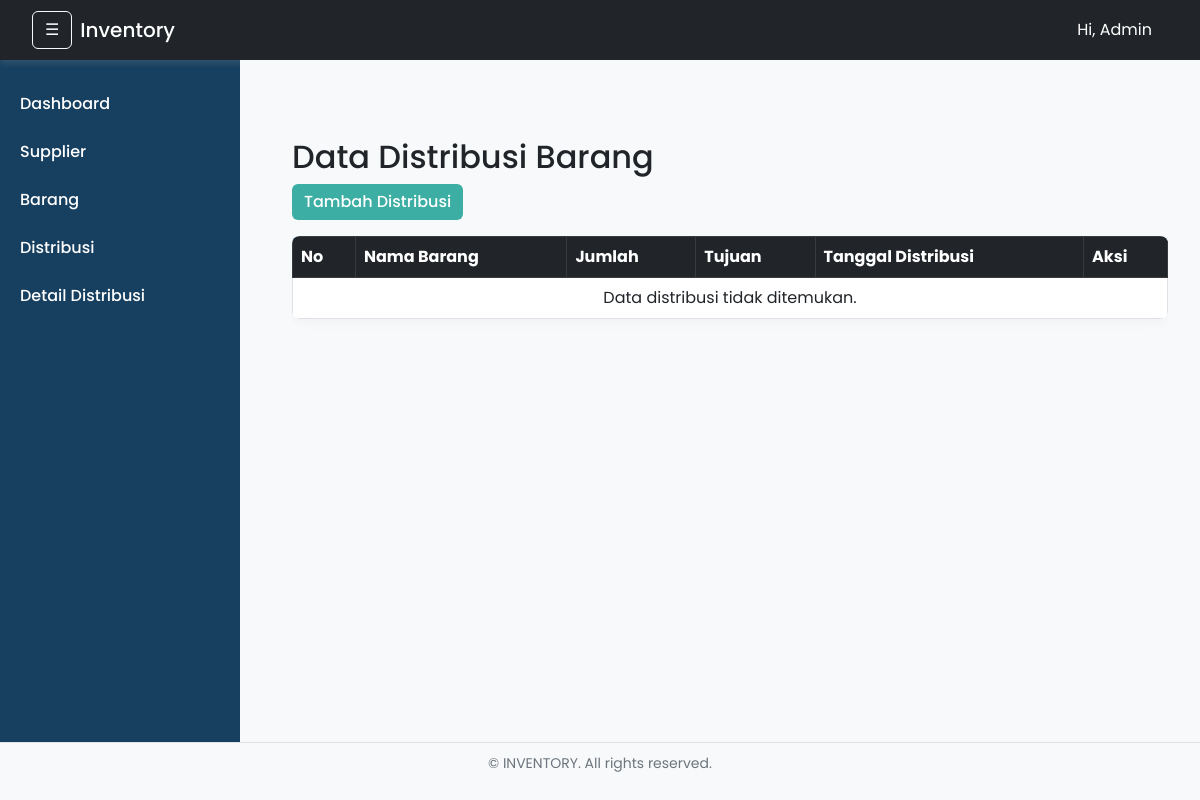
Before: /index.php?page=distribusi with the older database file.
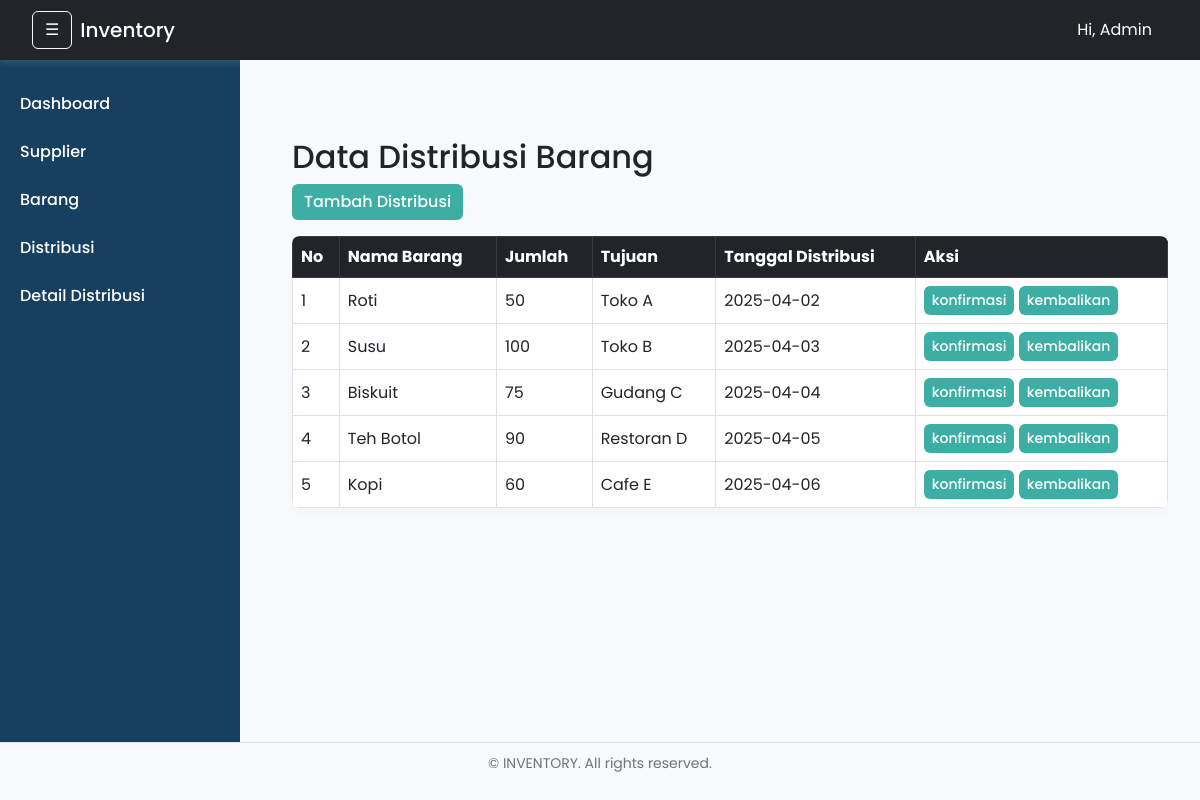
After: the same page with the newer database file.
### tables this page shows
CREATE TABLE `distribusi` (
  `id_distribusi` int(11) NOT NULL,
  `barang_id` int(11) DEFAULT NULL,
  `jumlah` int(11) NOT NULL,
  `tujuan` varchar(50) NOT NULL,
  `tanggal_distribusi` date NOT NULL,
  `harga` decimal(10,2) DEFAULT NULL,
  `created_at` timestamp NOT NULL DEFAULT current_timestamp()
);

CREATE TABLE `barang` (
  `id_barang` int(11) NOT NULL,
  `nama` varchar(50) NOT NULL,
  `kategori` enum('makanan','minuman') NOT NULL,
  `stok` int(11) NOT NULL DEFAULT 0,
  `supplier_id` int(11) DEFAULT NULL,
  `harga` decimal(10,2) DEFAULT NULL,
  `create_at` timestamp NOT NULL DEFAULT current_timestamp()
);

### controllers/DistribusiController.php (called while the page is built, shortened)
<?php
require_once 'config/database.php';
require_once 'models/Distribusi.php';
class DistribusiController {
    private $distribusiModel;
    public function __construct() {
        $this->distribusiModel = new Distribusi();
    }
    public function index() {
        $distribusi_list = $this->distribusiModel->getAll();
        include 'views/content/distribusi.php';
    }
}
?>

### models/Distribusi.php (called while the page is built, shortened)
<?php
require_once 'config/database.php';
class Distribusi {
    private $conn;
    public function __construct() {
        $db = new Database();
        $this->conn = $db->connect();
    }
    public function getAll() {
        $query = "SELECT d.id_distribusi, d.barang_id, b.nama AS nama_barang, d.jumlah, d.tujuan, d.tanggal_distribusi
                  FROM distribusi d
                  JOIN barang b ON d.barang_id = b.id_barang";
        $result = $this->conn->query($query);
        return $result->fetch_all(MYSQLI_ASSOC);
    }
}
?>

### config/database.php (called while the page is built, shortened)
<?php
class database {
    private $host = "localhost";
    private $db_name = "sortiran";
    private $username = "root";
    private $password = "";
    public function connect() {
        $this->conn = new mysqli($this->host, $this->username, $this->password, $this->db_name);
        return $this->conn;
    }
}
?>

### views/content/distribusi.php (the view, shortened to what this page needs)
<?php
$distribusi_list = $distribusi_list ?? [];
?>
<div class="container mt-5">
    <h2>Data Distribusi Barang</h2>
    <button class="btn btn-primary mb-3" data-bs-toggle="modal" data-bs-target="#modalTambah">
        Tambah Distribusi
    </button>
    <div class="table-responsive">
      <table class="table table-bordered table-hover" id="#tabel-distribusi">
            <thead class="table-dark">
                <tr>
                    <th>No</th>
                    <th>Nama Barang</th>
                    <th>Jumlah</th>
                    <th>Tujuan</th>
                    <th>Tanggal Distribusi</th>
                    <th>Aksi</th>
                </tr>
            </thead>
            <tbody>
                <?php if (!empty($distribusi_list)) : ?>
                    <?php $no = 1; foreach ($distribusi_list as $d) : ?>
                        <tr>
                            <td><?= $no++; ?></td>
                            <td><?= htmlspecialchars($d['nama_barang'] ?? '', ENT_QUOTES, 'UTF-8'); ?></td>
                            <td><?= htmlspecialchars($d['jumlah'] ?? '', ENT_QUOTES, 'UTF-8'); ?></td>
                            <td><?= htmlspecialchars($d['tujuan'] ?? '', ENT_QUOTES, 'UTF-8'); ?></td>
                            <td><?= htmlspecialchars($d['tanggal_distribusi'] ?? '', ENT_QUOTES, 'UTF-8'); ?></td>
                            <td>
                                <button class="btn btn-primary btn-sm" data-bs-toggle="modal" data-bs-target="#konfirmasi<?= $d['id_distribusi']; ?>">
                                    konfirmasi
                                </button>
                                <button class="btn btn-primary btn-sm" data-bs-toggle="modal" data-bs-target="#modalHapus<?= $d['id_distribusi']; ?>">
                                    kembalikan
                                </button>
                            </td>
                        </tr>
                    <?php endforeach; ?>
                <?php else : ?>
                    <tr>
                        <td colspan="6" class="text-center">Data distribusi tidak ditemukan.</td>
                    </tr>
                <?php endif; ?>
            </tbody>
        </table>
    </div>
</div>

Changed rows visible on the page:
added distribusi: barang.nama "Roti", jumlah "50", tujuan "Toko A", tanggal_distribusi "2025-04-02"
added distribusi: barang.nama "Susu", jumlah "100", tujuan "Toko B", tanggal_distribusi "2025-04-03"
added distribusi: barang.nama "Biskuit", jumlah "75", tujuan "Gudang C", tanggal_distribusi "2025-04-04"
added distribusi: barang.nama "Teh Botol", jumlah "90", tujuan "Restoran D", tanggal_distribusi "2025-04-05"
added distribusi: barang.nama "Kopi", jumlah "60", tujuan "Cafe E", tanggal_distribusi "2025-04-06"
Other visible differences:
text no longer shown: "Data distribusi tidak ditemukan."
